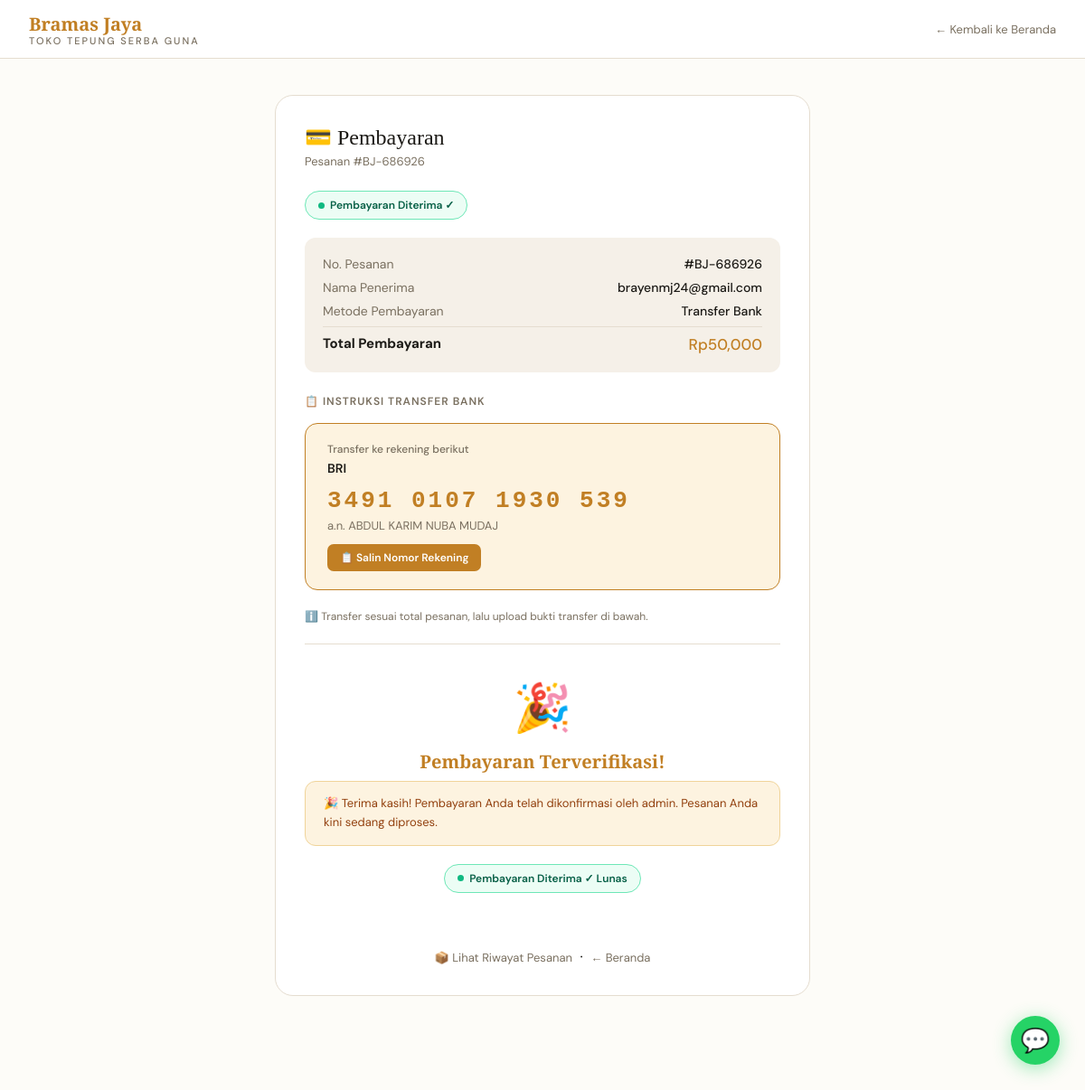
The app's page /pembayaran/40/ (signed in) with its own data.
### toko/models.py (models this page shows, shortened)
class Pesanan(models.Model):
    STATUS_CHOICES = [
        ('menunggu',    'Menunggu Pembayaran'),
        ('dibayar',     'Sudah Dibayar'),
        ('diproses',    'Sedang Diproses'),
        ('dikirim',     'Sedang Dikirim'),
        ('selesai',     'Selesai'),
        ('dibatalkan',  'Dibatalkan'),
    ]
    user               = models.ForeignKey(User, on_delete=models.CASCADE)
    nomor_pesanan      = models.CharField(max_length=20, unique=True)
    status             = models.CharField(max_length=20, choices=STATUS_CHOICES, default='menunggu')
    nama_penerima      = models.CharField(max_length=200)
    telepon            = models.CharField(max_length=20)
    alamat             = models.TextField()
    metode_pengiriman  = models.CharField(max_length=100)
    metode_pembayaran  = models.CharField(max_length=100)
    ongkir             = models.IntegerField(default=0)
    total              = models.IntegerField(default=0)
    bukti_bayar        = models.ImageField(upload_to='bukti_bayar/', null=True, blank=True)
    alasan_batal       = models.TextField(blank=True, null=True)
    dibuat             = models.DateTimeField(auto_now_add=True)
    class Meta:
        verbose_name = 'Pesanan'
        verbose_name_plural = 'Daftar Pesanan'

class RekeningAdmin(models.Model):
    METODE_CHOICES = [
        ('transfer', 'Transfer Bank'),
        ('qris',     'QRIS'),
    ]
    metode    = models.CharField(max_length=20, choices=METODE_CHOICES)
    nama_bank = models.CharField(max_length=100, help_text="Contoh: Bank BCA")
    nomor     = models.CharField(max_length=100, help_text="Nomor rekening atau nomor QRIS")
    atas_nama = models.CharField(max_length=100, help_text="Nama pemilik rekening")
    aktif     = models.BooleanField(default=True)
    qr_code   = models.ImageField(upload_to='qris/', blank=True, null=True, help_text="Upload foto/gambar QR Code QRIS")
    class Meta:
        verbose_name = 'Rekening Admin'
        verbose_name_plural = 'Rekening Admin'

### toko/views.py (the view, shortened to what this page needs)
# urls.py: path('pembayaran/<int:pesanan_id>/', views.pembayaran, name='pembayaran'),
@login_required(login_url='/login/')
def pembayaran(request, pesanan_id):
    pesanan           = get_object_or_404(Pesanan, id=pesanan_id, user=request.user)
    rekening_transfer = RekeningAdmin.objects.filter(aktif=True, metode='transfer').first()
    rekening_qris     = RekeningAdmin.objects.filter(aktif=True, metode='qris').first()
    return render(request, 'pembayaran.html', {
        'pesanan': pesanan,
        'rekening_transfer': rekening_transfer,
        'rekening_qris': rekening_qris,
        'metode': pesanan.metode_pembayaran,
    })

### templates/pembayaran.html (shortened to what this page needs)
<!DOCTYPE html>
<html lang="id">
<head>
</head>
<body>
<nav>
  <div class="nav-inner">
    <div class="nav-logo">
      <h1>Bramas Jaya</h1>
      <span>Toko Tepung Serba Guna</span>
    </div>
    <a href="/" class="nav-back">← Kembali ke Beranda</a>
  </div>
</nav>
<div class="wrap">
  <div class="card">
    <div class="card-title">💳 Pembayaran</div>
    <div class="card-sub">Pesanan #{{ pesanan.nomor_pesanan }}</div>
    <div id="status-badge-wrap">
      {% if pesanan.status == 'dibayar' %}
        <span class="status-badge badge-waiting">
          <span class="badge-dot"></span> Menunggu Verifikasi Admin
        </span>
      {% elif pesanan.status == 'diproses' or pesanan.status == 'dikirim' or pesanan.status == 'selesai' %}
        <span class="status-badge badge-verified">
          <span class="badge-dot"></span> Pembayaran Diterima ✓
        </span>
      {% endif %}
    </div>
    <div class="order-info">
      <div class="order-row"><span>No. Pesanan</span><span>#{{ pesanan.nomor_pesanan }}</span></div>
      <div class="order-row"><span>Nama Penerima</span><span>{{ pesanan.nama_penerima }}</span></div>
      <div class="order-row"><span>Metode Pembayaran</span><span>{{ pesanan.metode_pembayaran }}</span></div>
      <div class="order-row"><span>Total Pembayaran</span><span>Rp{{ pesanan.total|floatformat:"g" }}</span></div>
    </div>
    {% if metode == 'Transfer Bank' %}
      <div class="metode-label">📋 Instruksi Transfer Bank</div>
      {% if rekening_transfer %}
        <div class="bank-card">
          <div class="bank-label">Transfer ke rekening berikut</div>
          <div class="bank-name">{{ rekening_transfer.nama_bank }}</div>
          <div class="bank-num" id="nomor-rek">{{ rekening_transfer.nomor }}</div>
          <div class="bank-owner">a.n. {{ rekening_transfer.atas_nama }}</div>
          <button class="copy-btn" id="copy-btn" onclick="copyRek()">📋 Salin Nomor Rekening</button>
        </div>
      {% endif %}
      <p style="font-size:12px;color:var(--text2);margin-bottom:1.25rem;line-height:1.6">
        ℹ️ Transfer sesuai total pesanan, lalu upload bukti transfer di bawah.
      </p>
    {% endif %}
    <div class="divider"></div>
    {% if pesanan.status == 'menunggu' %}
      {% if metode == 'COD' %}
        <div id="upload-form">
          <button class="submit-btn" id="submit-btn" onclick="submitCOD()">
            ✅ Konfirmasi Pesanan COD
          </button>
        </div>
      {% else %}
        <div id="upload-form">
          <label class="upload-label">📎 Upload Bukti Pembayaran</label>
          <div class="file-wrap" id="file-wrap">
            <input type="file" id="bukti-file" accept="image/*" onchange="previewFile(this)">
            <div class="icon">📁</div>
            <p>Klik atau seret file ke sini</p>
            <p style="font-size:11px;margin-top:4px;color:#aaa">JPG, PNG, JPEG — maks. 5MB</p>
            <div class="file-name" id="file-name"></div>
          </div>
          <button class="submit-btn" id="submit-btn" onclick="submitBukti()">
            Kirim Bukti Pembayaran
          </button>
        </div>
      {% endif %}
    {% else %}
      <div class="verified-state">
        <div class="big-icon">🎉</div>
        <h3>Pembayaran Terverifikasi!</h3>
        <div class="verified-alert">
          🎉 Terima kasih! Pembayaran Anda telah dikonfirmasi oleh admin. Pesanan Anda kini sedang diproses.
        </div>
        <span class="status-badge badge-verified">
          <span class="badge-dot"></span> Pembayaran Diterima ✓ Lunas
        </span>
      </div>
    {% endif %}
    <div style="margin-top:1.5rem;text-align:center">
      <a href="/profil/" style="font-size:13px;color:var(--text2);text-decoration:none">📦 Lihat Riwayat Pesanan</a>
      &nbsp;·&nbsp;
      <a href="/" style="font-size:13px;color:var(--text2);text-decoration:none">← Beranda</a>
    </div>
  </div>
</div>
<a href="https://wa.me/6281246020417?text=Halo%20Bramas%20Jaya%2C%20saya%20butuh%20bantuan%20pembayaran." target="_blank"
   style="position:fixed;bottom:1.75rem;right:1.75rem;background:#25D366;color:white;border-radius:50%;width:54px;height:54px;display:flex;align-items:center;justify-content:center;font-size:26px;box-shadow:0 4px 20px rgba(37,211,102,.45);z-index:998;text-decoration:none;transition:transform .2s"
   onmouseover="this.style.transform='scale(1.12)'" onmouseout="this.style.transform='scale(1)'" title="Chat WhatsApp">💬</a>
</body>
</html>

### templates/pembayaran.html (style rules this page uses)
* { margin:0;padding:0;box-sizing:border-box }
:root { --bg:#FDFCF8;--bg2:#F5F0E8;--text:#1C1A16;--text2:#7A7060; --accent:#C17F24;--accent-light:#FDF3E0;--border:#E5DDD0;--white:#FFFFFF; --success:#10B981;--font-head:'Playfair Display',serif;--font-body:'DM Sans',sans-serif; }
body { font-family:var(--font-body);background:var(--bg);color:var(--text);min-height:100vh }
nav { background:var(--white);border-bottom:1px solid var(--border);padding:0 2rem }
.nav-inner { max-width:1200px;margin:0 auto;display:flex;align-items:center;justify-content:space-between;height:64px }
.nav-logo h1 { font-family:var(--font-head);font-size:20px;color:var(--accent) }
.nav-logo span { color:var(--text2);font-size:11px;display:block;letter-spacing:2px;font-weight:500;text-transform:uppercase;margin-top:-2px }
.nav-back { font-size:13px;color:var(--text2);text-decoration:none;display:flex;align-items:center;gap:6px }
.wrap { max-width:640px;margin:2.5rem auto;padding:0 1.5rem 3rem }
.card { background:var(--white);border:1px solid var(--border);border-radius:20px;padding:2rem;margin-bottom:1rem }
.card-title { font-family:var(--font-head);font-size:24px;margin-bottom:.25rem }
.card-sub { color:var(--text2);font-size:13px;margin-bottom:1.5rem }
.order-info { background:var(--bg2);border-radius:12px;padding:1.25rem;margin-bottom:1.5rem }
.order-row { display:flex;justify-content:space-between;font-size:14px;margin-bottom:.5rem;color:var(--text2) }
.order-row:last-child { margin-bottom:0;font-weight:700;font-size:15px;color:var(--text);border-top:1px solid var(--border);padding-top:.5rem;margin-top:.5rem }
.order-row span:last-child { color:var(--text);font-weight:500 }
.order-row:last-child span:last-child { color:var(--accent);font-size:17px }
.metode-label { font-size:12px;font-weight:600;color:var(--text2);letter-spacing:1px;text-transform:uppercase;margin-bottom:1rem }
.bank-card { border:1.5px solid var(--accent);border-radius:14px;padding:1.25rem 1.5rem;background:var(--accent-light);margin-bottom:1.25rem }
.bank-card .bank-label { font-size:12px;color:var(--text2);font-weight:500;margin-bottom:.25rem }
.bank-card .bank-name { font-size:14px;font-weight:600;color:var(--text);margin-bottom:.75rem }
.bank-card .bank-num { font-size:26px;font-weight:700;color:var(--accent);letter-spacing:3px;margin-bottom:.25rem;font-family:monospace }
.bank-card .bank-owner { font-size:13px;color:var(--text2) }
.copy-btn { display:inline-flex;align-items:center;gap:6px;background:var(--accent);color:white;border:none;border-radius:7px;padding:7px 14px;font-size:12px;font-weight:600;cursor:pointer;font-family:var(--font-body);margin-top:.75rem;transition:all .2s }
.status-badge { display:inline-flex;align-items:center;gap:6px;padding:7px 14px;border-radius:100px;font-size:12px;font-weight:600;margin-bottom:1.25rem }
.badge-verified { background:#ECFDF5;color:#065F46;border:1.5px solid #6EE7B7 }
.badge-dot { width:7px;height:7px;border-radius:50%;display:inline-block }
.badge-verified .badge-dot { background:#10B981 }
.verified-state { text-align:center;padding:1rem 0 }
.verified-state .big-icon { font-size:52px;margin-bottom:.75rem }
.verified-state h3 { font-family:var(--font-head);font-size:20px;color:var(--accent);margin-bottom:.5rem }
.verified-alert { background:var(--accent-light);border:1.5px solid #F0D49A;border-radius:12px;padding:.875rem 1.25rem;font-size:13px;color:#92400E;line-height:1.6;text-align:left;margin-bottom:1.25rem }
.divider { border:none;border-top:1px solid var(--border);margin:1.25rem 0 }

### records on screen
Pesanan: nomor_pesanan "BJ-686926", nama_penerima "brayenmj24@gmail.com", metode_pembayaran "Transfer Bank", total "50,000"
RekeningAdmin: nama_bank "BRI", nomor "3491 0107 1930 539", atas_nama "ABDUL KARIM NUBA MUDAJ"
